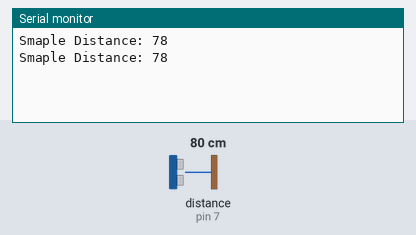
The sketch below on a simulated Arduino Uno, built with avr-gcc and run on an emulated ATmega328P. On the bench: the last lines printed to the serial monitor. Wiring (inferred from the names in the program): ultrasonic range finder: trigger pin 6; echo pin 7. Inputs (shaded band) come from the test bench; at power-on: distance to the obstacle (sensor on pin 7) 80 cm. The echo pulse lasts 58.3 µs per cm.

Above: at 1.8 s.
1.9 s: distance to the obstacle (sensor on pin 7) set to 2 cm
At 2.8 s:
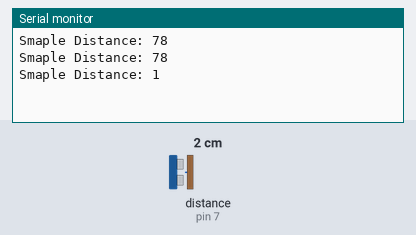
3.4 s: distance to the obstacle (sensor on pin 7) set to 4 cm
At 4.8 s:
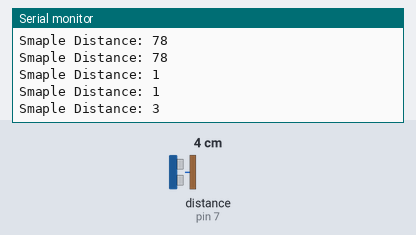
Timing chart, 0 to 6.4 s (numbered marks = the images above; inputs shaded):
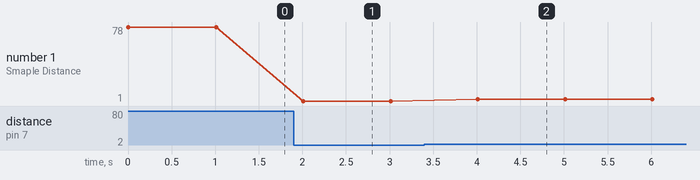

Measured:
- after the input at 1.9 s, the serial monitor: prints a new line after 0.11 s (image 1)
- after the input at 3.4 s, the serial monitor: prints a new line after 0.61 s (image 2)
- plotted number 1: 78 → 1 after the input at 1.9 s, 1 → 3 after the input at 3.4 s

The sketch:

ultrasonic.ino
```cpp
/*
* Ultrasonic Sensor HC-SR04 and Arduino Tutorial
*
* by Supreeth Kumar,
* Xtrans Solutions Pvt Ltd
* www.xtranssolutions.com
*
*/
// defines pins numbers
//RM4 and RM21 connected
const int trigPin = 6;   //trig Arduino pin 21/D7   or Board pi 37
const int echoPin = 7;   //Echo Arduino pin 20/D6   or Board pi 35
// defines variables
long duration;
int distance;

void setup() {
    pinMode(trigPin, OUTPUT); // Sets the trigPin as an Output
    pinMode(echoPin, INPUT); // Sets the echoPin as an Input
    Serial.begin(9600); // Starts the serial communication
}

void loop() {
    // Clears the trigPin
    digitalWrite(trigPin, LOW);
    delayMicroseconds(2);
    // Sets the trigPin on HIGH state for 10 micro seconds
    digitalWrite(trigPin, HIGH);
    delayMicroseconds(10);
    digitalWrite(trigPin, LOW);
    // Reads the echoPin, returns the sound wave travel time in microseconds
    duration = pulseIn(echoPin, HIGH);// duration is in terms of time
    // Calculating the distance
    distance= duration*0.034/2;
    // Prints the distance on the Serial Monitor
    Serial.print("Smaple Distance: ");
    Serial.println(distance);
    delay(1000);
}
```
